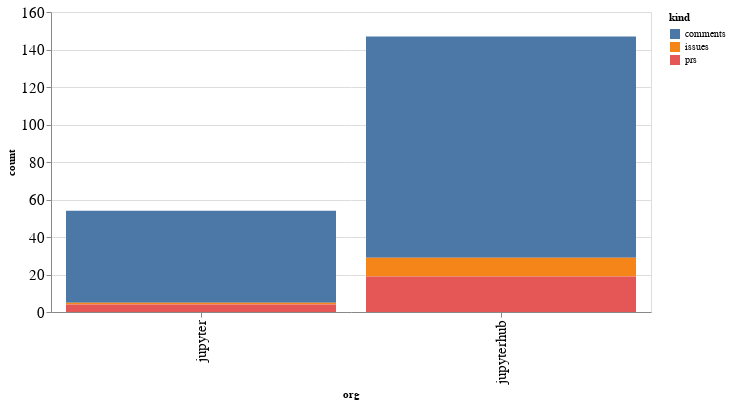

Notebook code for this chart:
### Code cell
alt.Chart(org_summaries, width=600).mark_bar().encode(
    x='org',
    y='count',
    color='kind',
    tooltip="org"
)

### Figure 1 — Vega-Lite specification as saved in the notebook (floating-point values rounded to 4 significant figures)
{"config": {"axisLeft": {"labelFontSize": 15}, "axisBottom": {"labelFontSize": 15}}, "data": {"name": "data-98c1648b2922369b9ce4274808145917"}, "mark": "bar", "encoding": {"color": {"type": "nominal", "field": "kind"}, "tooltip": {"type": "nominal", "field": "org"}, "x": {"type": "nominal", "field": "org"}, "y": {"type": "quantitative", "field": "count"}}, "width": 600, "$schema": "https://vega.github.io/schema/vega-lite/v4.8.1.json", "datasets": {"data-98c1648b2922369b9ce4274808145917": [{"org": "jupyter", "kind": "comments", "count": 49}, {"org": "jupyter", "kind": "issues", "count": 1}, {"org": "jupyter", "kind": "prs", "count": 4}, {"org": "jupyterhub", "kind": "comments", "count": 118}, {"org": "jupyterhub", "kind": "issues", "count": 10}, {"org": "jupyterhub", "kind": "prs", "count": 19}]}}
